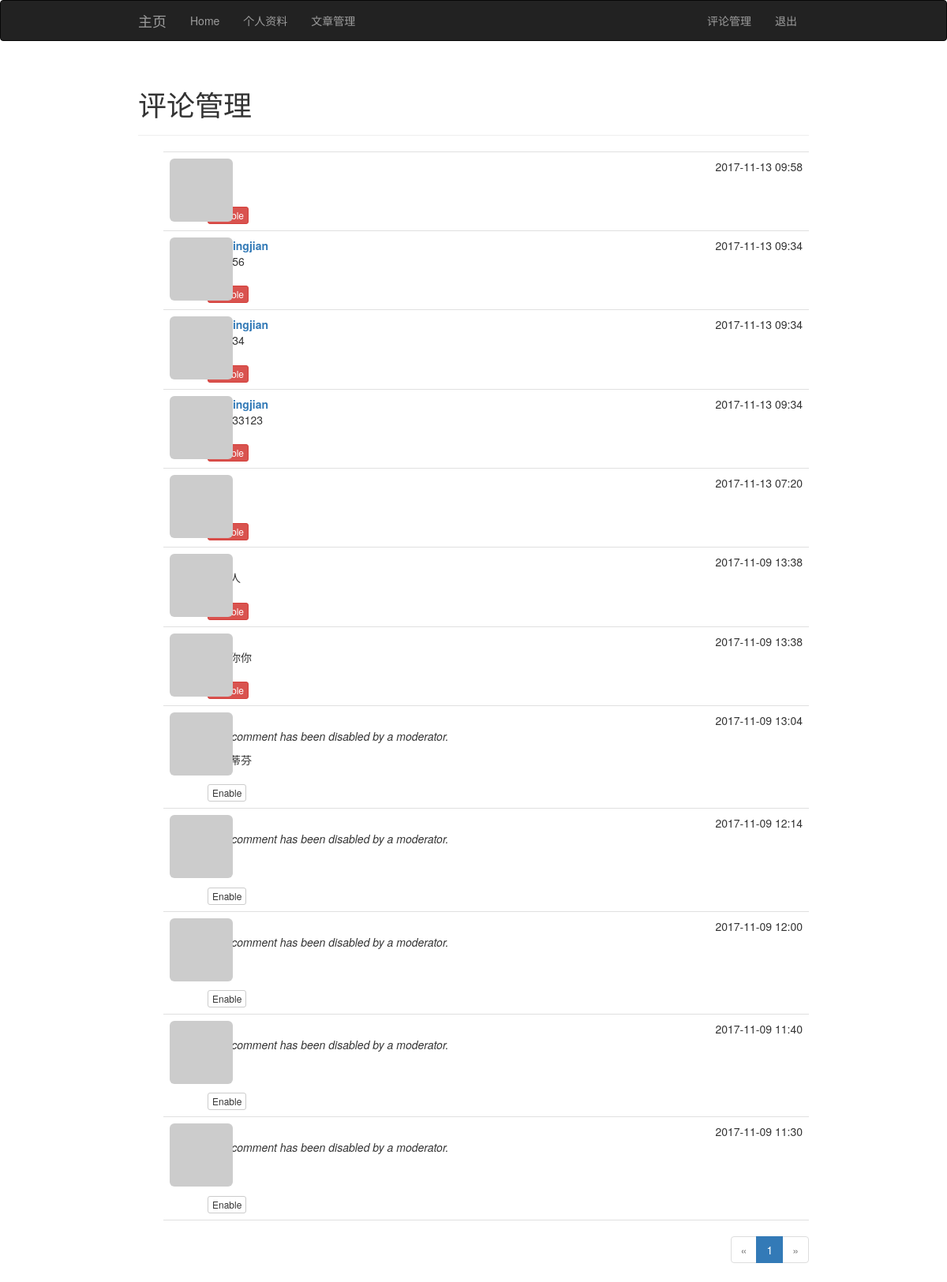
The page /moderate (signed in) on the database its author committed.
### app/models.py (models this page shows, shortened)
class Comment(db.Model):
    __tablename__ = 'comments'
    id = db.Column(db.Integer,primary_key=True)
    body = db.Column(db.Text)
    body_html = db.Column(db.Text)
    timestamp = db.Column(db.DateTime, index = True, default= datetime.utcnow)
    disabled = db.Column(db.Boolean)
    author_id = db.Column(db.Integer,db.ForeignKey('users.id'))
    post_id = db.Column(db.Integer,db.ForeignKey('posts.id'))

class User(UserMixin,db.Model):
    __tablename__ = 'users'
    id = db.Column(db.Integer,primary_key=True)
    email = db.Column(db.String(64),unique=True,index=True)   #用户认证的时候新加的
    username = db.Column(db.String(64),unique=True,index = True)
    password_hash = db.Column(db.String(128))    #密码散列
    role_id = db.Column(db.Integer,db.ForeignKey('roles.id'))
    confirmed = db.Column(db.Boolean,default=False)
    name = db.Column(db.String(64))
    location = db.Column(db.String(64))
    about_me = db.Column(db.Text())
    member_since = db.Column(db.DateTime(),default=datetime.utcnow)
    last_seen = db.Column(db.DateTime(),default=datetime.utcnow)
    avatar_hash = db.Column(db.String(32))
    posts = db.relationship('Post', backref='author', lazy='dynamic')
    followed = db.relationship('Follow',foreign_keys = [Follow.follower_id],
                               backref = db.backref('follower', lazy = 'joined'),
                               lazy = 'dynamic', cascade = 'all,delete-orphan')
    followers= db.relationship('Follow',foreign_keys = [Follow.followed_id],
                               backref = db.backref('followed', lazy = 'joined'),
                               lazy = 'dynamic', cascade = 'all,delete-orphan')
    comments = db.relationship('Comment',backref = 'author', lazy='dynamic')
    @property
    def password(self):
        raise AttributeError('password is not a readable attribute')
    def can(self,permissions):
        return self.role is not None and (self.role.permissions & permissions) == permissions
    def ping(self):
        self.last_seen = datetime.utcnow()
        db.session.add(self)
    def gravatar(self, size=100, default='identicon', rating='g'):
        if request.is_secure:
            url = 'https://secure.gravatar.com/avatar'
        else:
            url = 'http://www.gravatar.com/avatar'
        hash = self.avatar_hash or hashlib.md5(self.email.encode('utf-8')).hexdigest()
        return '{url}/{hash}?s={size}&d={default}&r={rating}'.format(
            url = url, hash = hash, size = size ,default = default ,rating = rating
        )

### app/main/views.py (the view)
@main.route('/moderate')
@login_required
@permission_required(Permission.MODERATE_COMMENTS)
def moderate():
    page = request.args.get('page', 1, type= int)
    pagination = Comment.query.order_by(Comment.timestamp.desc()).\
        paginate(page,per_page=current_app.config['FLASKY_FOLLOWERS_PER_PAGE'],error_out=False)
    comments = pagination.items
    return render_template('moderate.html', comments = comments, pagination = pagination ,page = page)

### app/auth/views.py (called while the page is built)
@auth.before_app_request
def before_request():
    if current_user.is_authenticated:
        current_user.ping()
        if not current_user.confirmed \
                and request.endpoint \
                and request.endpoint[:5] != 'auth.' \
                and request.endpoint != 'static':
            return redirect(url_for('auth.unconfirmed'))

### app/main/__init__.py (called while the page is built)
@main.app_context_processor
def inject_permissions():
    return dict(Permission=Permission)

### app/models.py (called while the page is built)
@login_manager.user_loader
def load_user(user_id):
    return User.query.get(int(user_id))

### app/templates/moderate.html (shortened to what this page needs)
{% extends "base.html" %}
{% import "_macros.html" as macros %}
{% block page_content %}
<div class="page-header">
    <h1>评论管理</h1>
</div>
{% set moderate = True %}
{% include '_comments.html' %}
{% if pagination %}
<div class="pagination">
    {{ macros.pagination_widget(pagination, '.moderate') }}
</div>
{% endif %}
{% endblock %}

### app/templates/_comments.html
<ul class="comments">
    {% for comment in comments %}
    <li class="comment">
        <div class="comment-thumbnail">
            <a href="{{ url_for('.user', username=comment.author.username) }}">
                <img class="img-rounded profile-thumbnail" src="{{ comment.author.gravatar(size=40) }}">
            </a>
        </div>
        <div class="comment-content">
            <div class="comment-date">{{ moment(comment.timestamp).format('YYYY-MM-DD HH:mm') }}</div>
            <div class="comment-author"><a href="{{ url_for('.user', username=comment.author.username) }}">{{ comment.author.username }}</a></div>
            <div class="comment-body">
                {% if comment.disabled %}
                <p><i>This comment has been disabled by a moderator.</i></p>
                {% endif %}
                {% if moderate or not comment.disabled %}
                    {% if comment.body_html %}
                        {{ comment.body_html | safe }}
                    {% else %}
                        {{ comment.body }}
                    {% endif %}
                {% endif %}
            </div>
            {% if moderate %}
                <br>
                {% if comment.disabled %}
                <a class="btn btn-default btn-xs" href="{{ url_for('.moderate_enable', id=comment.id, page=page) }}">Enable</a>
                {% else %}
                <a class="btn btn-danger btn-xs" href="{{ url_for('.moderate_disable', id=comment.id, page=page) }}">Disable</a>
                {% endif %}
            {% endif %}
        </div>
    </li>
    {% endfor %}
</ul>

### app/static/styles.css (style rules this page uses)
.profile-thumbnail { position: absolute; }
ul.comments { list-style-type: none; padding: 0px; margin: 16px 0px 0px 0px; }
ul.comments li.comment { margin-left: 32px; padding: 8px; border-bottom: 1px solid #e0e0e0; }
ul.comments li.comment:nth-child(1) { border-top: 1px solid #e0e0e0; }
div.comment-date { float: right; }
div.comment-author { font-weight: bold; }
div.comment-thumbnail { position: absolute; }
div.comment-content { margin-left: 48px; min-height: 48px; }
div.pagination { width: 100%; text-align: right; padding: 0px; margin: 0px; }

### rows shown on the page
Comment: timestamp "2017-11-13 09:58"
Comment: timestamp "2017-11-13 09:34", author.username "xiemingjian"
Comment: timestamp "2017-11-13 09:34", author.username "xiemingjian"
Comment: timestamp "2017-11-13 09:34", author.username "xiemingjian", body_html "121233123"
Comment: timestamp "2017-11-13 07:20"
Comment: timestamp "2017-11-09 13:38"
Comment: timestamp "2017-11-09 13:38"
Comment: timestamp "2017-11-09 13:04", shows "This comment has been disabled by a moderator."
Comment: timestamp "2017-11-09 12:14", shows "This comment has been disabled by a moderator."
Comment: timestamp "2017-11-09 12:00", shows "This comment has been disabled by a moderator."
Comment: timestamp "2017-11-09 11:40", shows "This comment has been disabled by a moderator."
Comment: timestamp "2017-11-09 11:30", shows "This comment has been disabled by a moderator."

### other values the page prints
{{ p }} "1"
